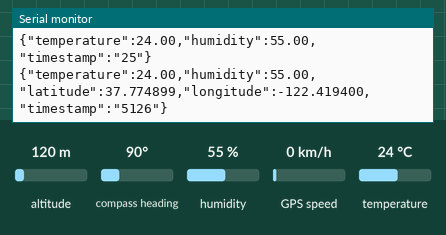
This sketch was run on a simulated Arduino Uno, built with avr-gcc and run on an emulated ATmega328P. On the bench: the last lines printed to the serial monitor. The test bench sets the inputs (shaded band); at power-on: altitude 120 m, humidity 55 %, compass heading 90°, temperature 24 °C, GPS speed 0 km/h. The GPS gets a fix after 3 s at 37.7749, -122.4194 with 8 satellites.

Above: at 5.8 s.
5.9 s: altitude set to 20 m
At 11.0 s:
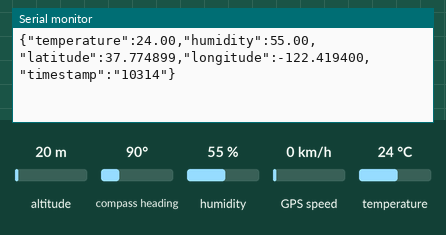
12.0 s: humidity set to 22 %
At 17.0 s:
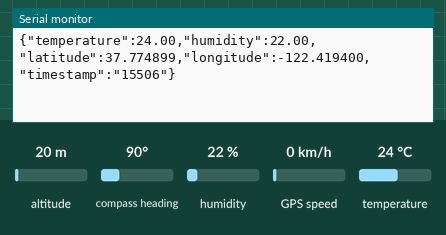
18.1 s: compass heading set to 7°
At 21.9 s:
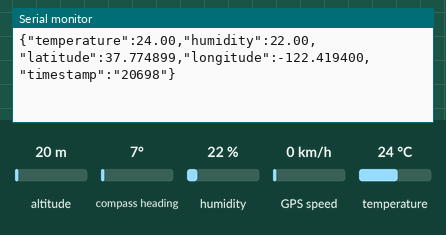
24.2 s: temperature set to 12 °C
At 26.7 s:
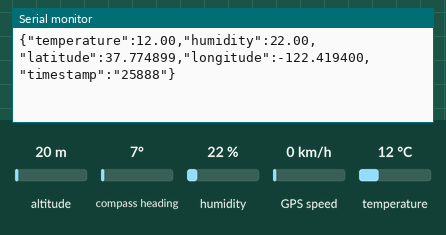
30.3 s: GPS speed set to 30 km/h
At 31.5 s:
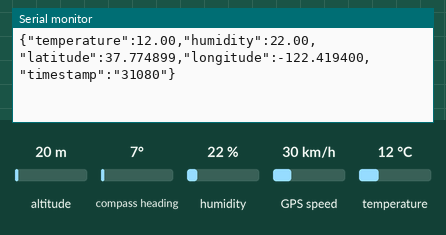
36.4 s: humidity set to 40 %
At 37.6 s:
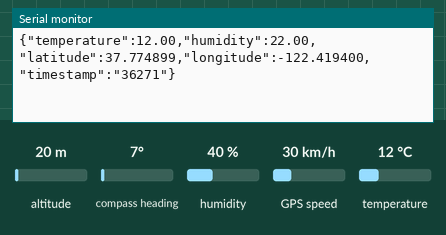
Timing chart, 0 to 39.4 s (numbered marks = the images above; inputs shaded):
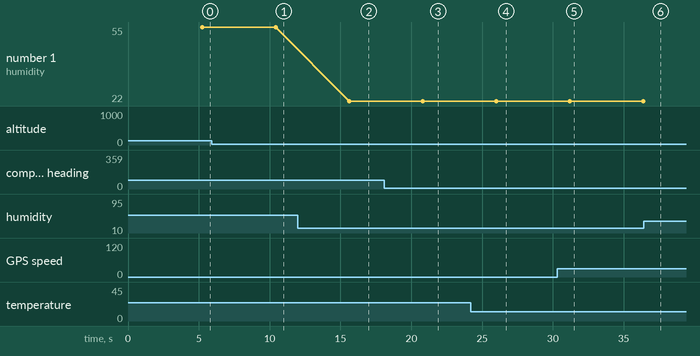

The sketch:

arduino_sensor_node.ino
```cpp
#include <DHT.h>
#include <TinyGPS++.h>
#include <SoftwareSerial.h>

#define DHTPIN 2          // DHT22 data pin
#define DHTTYPE DHT22     // DHT22 sensor type
#define GPS_RX 4          // GPS RX pin
#define GPS_TX 3          // GPS TX pin
#define ESP_RX 6          // ESP32 RX pin
#define ESP_TX 5          // ESP32 TX pin

DHT dht(DHTPIN, DHTTYPE);
TinyGPSPlus gps;
SoftwareSerial gpsSerial(GPS_RX, GPS_TX);
SoftwareSerial espSerial(ESP_RX, ESP_TX);

struct SensorData {
  float temperature;
  float humidity;
  double latitude;
  double longitude;
  bool gpsValid;
};

void setup() {
  Serial.begin(9600);
  gpsSerial.begin(9600);
  espSerial.begin(9600);
  dht.begin();

  Serial.println("Arduino Sensor Node Initialized");
}

void loop() {
  SensorData data;

  // Read DHT22 sensor
  data.temperature = dht.readTemperature();
  data.humidity = dht.readHumidity();

  // Read GPS data
  data.gpsValid = false;
  while (gpsSerial.available() > 0) {
    if (gps.encode(gpsSerial.read())) {
      if (gps.location.isValid()) {
        data.latitude = gps.location.lat();
        data.longitude = gps.location.lng();
        data.gpsValid = true;
      }
    }
  }

  // Send data to ESP32
  String jsonData = createJson(data);
  espSerial.println(jsonData);

  // Also print to Serial for debugging
  Serial.println(jsonData);

  delay(5000); // Read every 5 seconds
}

String createJson(SensorData data) {
  String json = "{";
  json += "\"temperature\":" + String(data.temperature, 2) + ",";
  json += "\"humidity\":" + String(data.humidity, 2) + ",";
  if (data.gpsValid) {
    json += "\"latitude\":" + String(data.latitude, 6) + ",";
    json += "\"longitude\":" + String(data.longitude, 6) + ",";
  }
  json += "\"timestamp\":\"" + String(millis()) + "\"";
  json += "}";
  return json;
}
```

Measured:
- after the input at 5.9 s, the serial monitor: prints a new line after 4.5 s (image 1)
- after the input at 12.0 s, the serial monitor: prints a new line after 3.6 s (image 2)
- after the input at 24.2 s, the serial monitor: prints a new line after 1.8 s (image 4)
- after the input at 30.3 s, the serial monitor: prints a new line after 0.89 s (image 5)
- plotted number 1: 55 → 22 after the input at 12.0 s, 22 → 40 after the input at 36.4 s
